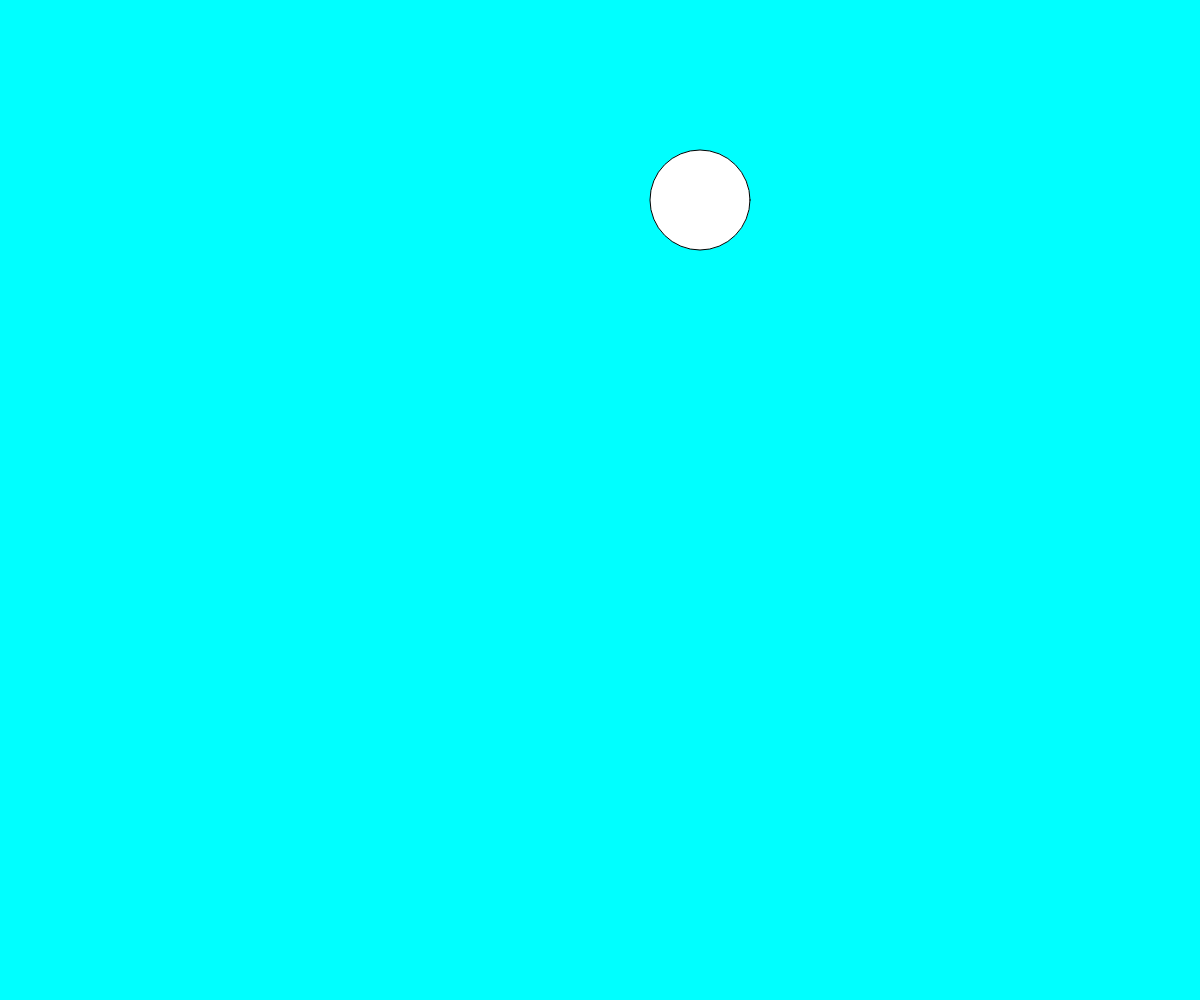
Frame 1 (no input)
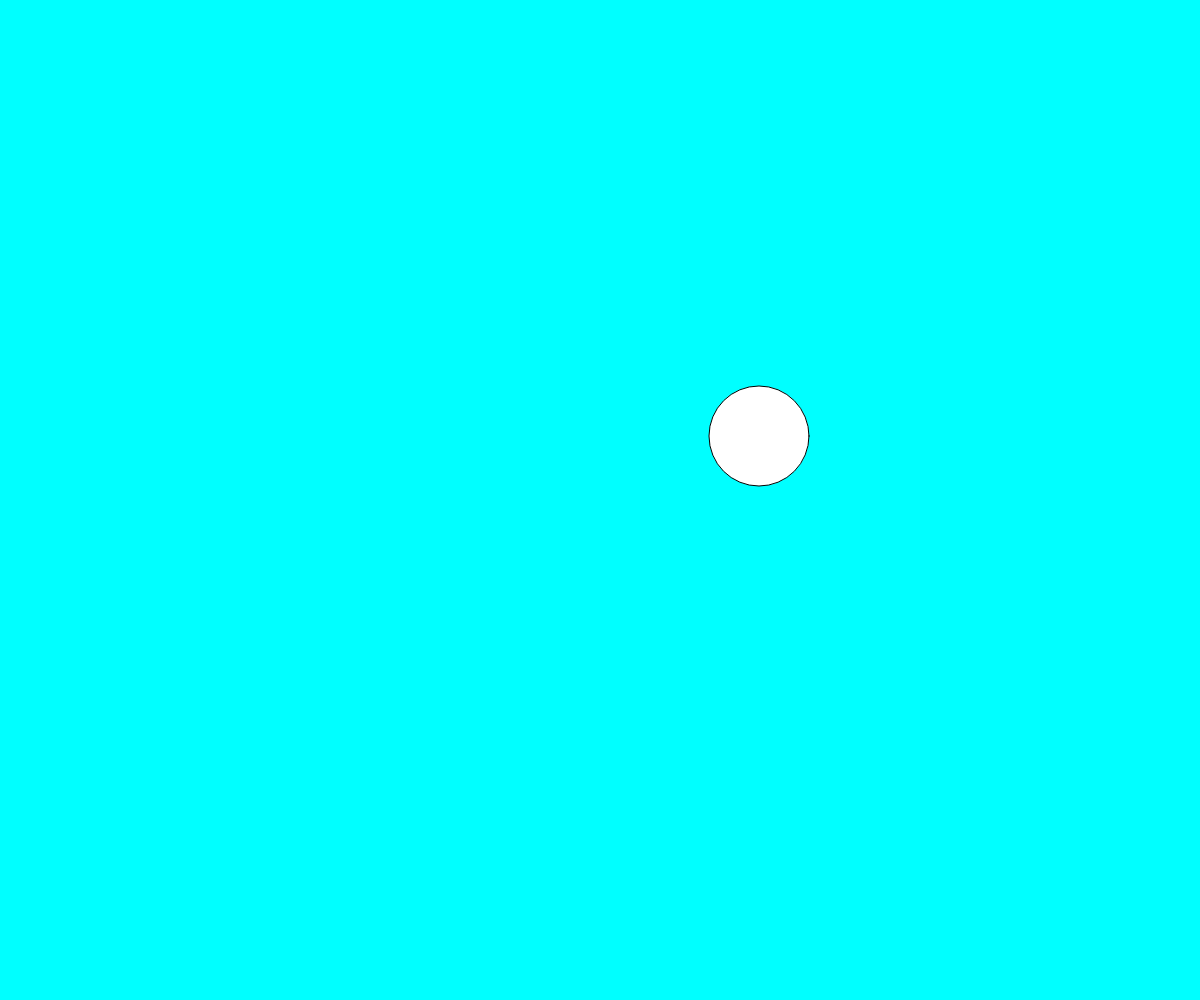
Frame 60 (no input)
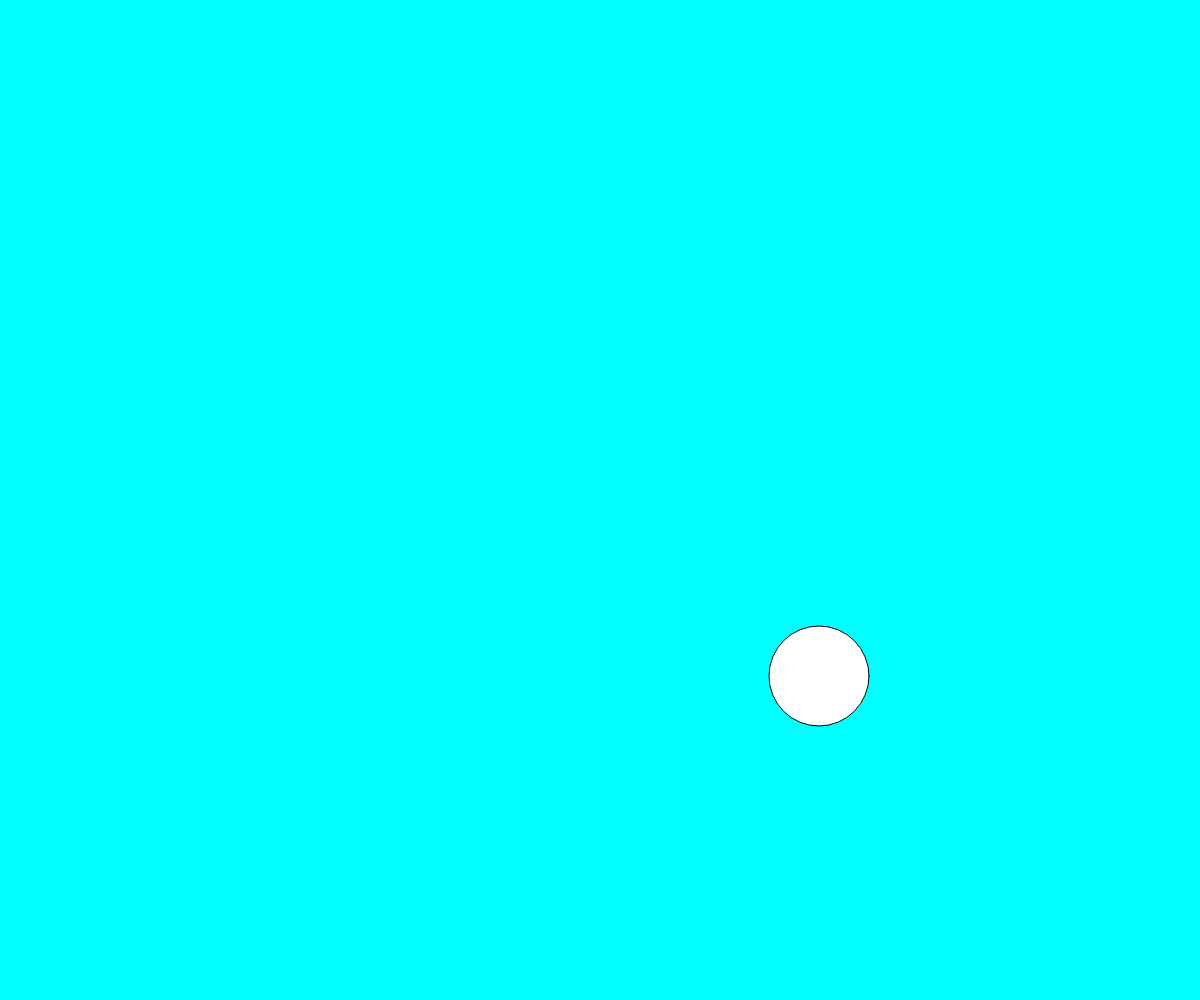
Frame 120 (the mouse pressed at the canvas centre since frame 60)

The p5.js sketch that drew these frames (run headless with seeded random() and noise() and a simulated clock; from frame 60 on, the mouse is pressed at the canvas centre):

// p5.js sketch
// ── sketch.js
var x;
var y;
var d;
var speedX;
var speedY;

function setup() {
  createCanvas(windowWidth, windowHeight);
  background(0, 255, 255);

  x = 700;
  y = 200;
  d = 100;
  speedX = 1;
  speedY = 4;
}

function draw() {
  background(0, 255, 255);
  ellipse(x, y, d, d);
  x = x + speedX;
  y = y + speedY;
  //d = d + 1;

  if(y > height - d/2) {
    speedY = -1 * speedY;
  }
}
